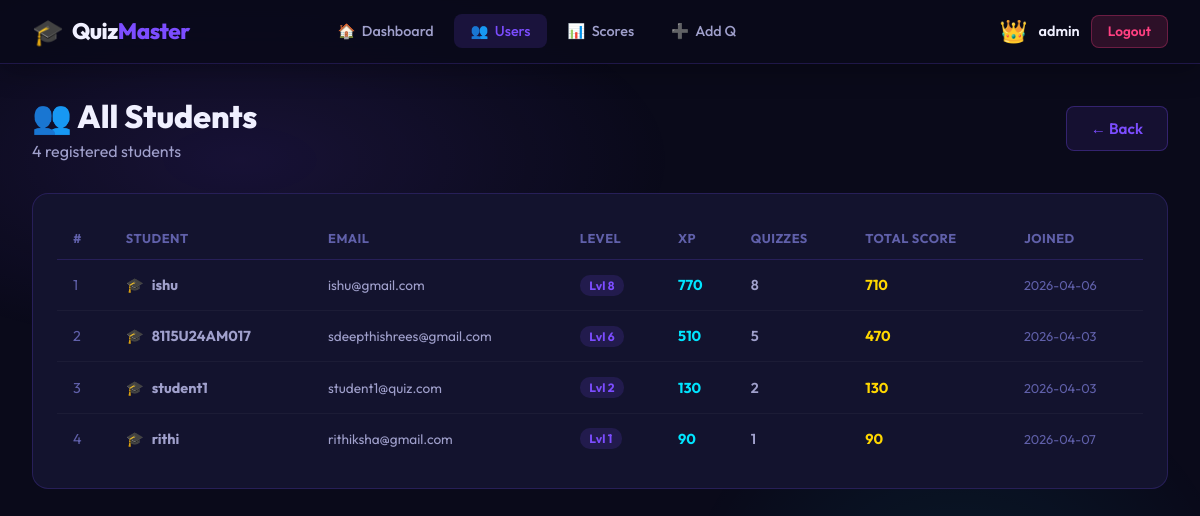
Page /admin/users (signed in) on the committed database.
### tables this page shows
CREATE TABLE users (
        id INTEGER PRIMARY KEY AUTOINCREMENT,
        username TEXT UNIQUE NOT NULL,
        password TEXT NOT NULL,
        email TEXT,
        role TEXT DEFAULT 'student',
        avatar TEXT DEFAULT '🎓',
        level INTEGER DEFAULT 1,
        xp INTEGER DEFAULT 0,
        total_score INTEGER DEFAULT 0,
        quizzes_taken INTEGER DEFAULT 0,
        created_at TIMESTAMP DEFAULT CURRENT_TIMESTAMP
    );

### app.py (the view)
@app.route("/admin/users")
def admin_users():
    if not current_user() or current_user()["role"] != "admin":
        return redirect(url_for("login"))
    conn = get_db()
    users = conn.execute("""SELECT u.*,
        COUNT(qs.id) as quiz_count, SUM(qs.score) as total_score
        FROM users u LEFT JOIN quiz_sessions qs ON u.id=qs.user_id
        WHERE u.role='student' GROUP BY u.id ORDER BY total_score DESC""").fetchall()
    conn.close()
    return render_template("admin_users.html", users=users, user=current_user())

### app.py (called while the page is built)
def get_db():
    conn = sqlite3.connect(DB)
    conn.row_factory = sqlite3.Row
    return conn

def current_user():
    return session.get("user")

### templates/admin_users.html (shortened to what this page needs)
{% extends "base.html" %}
{% block content %}
<div class="page-container">
  <div class="page-header flex-between flex-wrap gap-2">
    <div>
      <h1 class="page-title">👥 All Students</h1>
      <p class="page-subtitle">{{ users|length }} registered students</p>
    </div>
    <a href="{{ url_for('admin_dashboard') }}" class="btn btn-secondary">← Back</a>
  </div>
  <div class="card">
    <div style="overflow-x:auto;">
      <table class="data-table">
        <thead>
          <tr>
            <th>#</th>
            <th>Student</th>
            <th>Email</th>
            <th>Level</th>
            <th>XP</th>
            <th>Quizzes</th>
            <th>Total Score</th>
            <th>Joined</th>
          </tr>
        </thead>
        <tbody>
          {% for u in users %}
          <tr>
            <td style="color:var(--text-muted)">{{ loop.index }}</td>
            <td>
              <div style="display:flex;align-items:center;gap:0.5rem;">
                <span>{{ u.avatar }}</span>
                <strong>{{ u.username }}</strong>
              </div>
            </td>
            <td style="color:var(--text-secondary);font-size:0.85rem;">{{ u.email or '—' }}</td>
            <td>
              <span class="tag tag-purple">Lvl {{ u.level }}</span>
            </td>
            <td style="color:var(--accent2);font-weight:700;">{{ u.xp }}</td>
            <td style="font-weight:600;">{{ u.quiz_count or 0 }}</td>
            <td>
              <strong style="color:var(--gold)">{{ u.total_score or 0 }}</strong>
            </td>
            <td style="color:var(--text-muted);font-size:0.8rem;">{{ u.created_at[:10] }}</td>
          </tr>
          {% else %}
          <tr><td colspan="8" style="text-align:center;padding:2rem;color:var(--text-muted);">No students registered yet.</td></tr>
          {% endfor %}
        </tbody>
      </table>
    </div>
  </div>
</div>
{% endblock %}

### static/css/style.css (style rules this page uses)
:root { --bg-primary: #0a0a1a; --bg-secondary: #0f0f2a; --bg-card: #13132e; --bg-card2: #1a1a3e; --border: rgba(120,80,255,0.2); --accent: #7c4dff; --accent2: #00e5ff; --accent3: #ff4081; --gold: #ffd700; --text-primary: #f0f0ff; --text-secondary:#a0a0cc; --text-muted: #6060aa; --success: #00e676; --error: #ff5252; --warning: #ffab40; --radius: 16px; --radius-sm: 8px; --radius-lg: 24px; --shadow: 0 8px 32px rgba(124,77,255,0.15); --shadow-lg: 0 20px 60px rgba(0,0,0,0.5); --transition: 0.3s cubic-bezier(0.4,0,0.2,1); }
*, *::before, *::after { box-sizing: border-box; margin: 0; padding: 0; }
html { scroll-behavior: smooth; }
body { font-family: 'Outfit', sans-serif; background: var(--bg-primary); color: var(--text-primary); min-height: 100vh; overflow-x: hidden; position: relative; }
body::before { content: ''; position: fixed; inset: 0; background: radial-gradient(ellipse 60% 40% at 20% 20%, rgba(124,77,255,0.12) 0%, transparent 60%), radial-gradient(ellipse 40% 60% at 80% 80%, rgba(0,229,255,0.08) 0%, transparent 60%); pointer-events: none; z-index: 0; }
.page-container { position: relative; z-index: 1; padding: 2rem; max-width: 1400px; margin: 0 auto; }
.page-header { margin-bottom: 2rem; }
.page-title { font-size: 2rem; font-weight: 800; color: var(--text-primary); }
.page-subtitle { color: var(--text-secondary); margin-top: 0.3rem; }
.card { background: var(--bg-card); border: 1px solid var(--border); border-radius: var(--radius); padding: 1.5rem; transition: var(--transition); position: relative; overflow: hidden; }
.card::before { content: ''; position: absolute; top: 0; left: 0; right: 0; height: 3px; background: linear-gradient(90deg, var(--accent), var(--accent2)); opacity: 0; transition: var(--transition); }
.btn { display: inline-flex; align-items: center; gap: 0.5rem; padding: 0.75rem 1.5rem; border-radius: var(--radius-sm); font-family: 'Outfit', sans-serif; font-weight: 600; font-size: 0.95rem; cursor: pointer; border: none; text-decoration: none; transition: var(--transition); white-space: nowrap; }
.btn-secondary { background: rgba(124,77,255,0.1); color: var(--accent); border: 1px solid rgba(124,77,255,0.3); }
.data-table { width: 100%; border-collapse: collapse; }
.data-table th { padding: 0.8rem 1rem; text-align: left; font-weight: 700; font-size: 0.8rem; text-transform: uppercase; letter-spacing: 0.5px; color: var(--text-muted); border-bottom: 1px solid var(--border); }
.data-table td { padding: 0.9rem 1rem; border-bottom: 1px solid rgba(255,255,255,0.04); font-size: 0.9rem; color: var(--text-secondary); }
.data-table tr:last-child td { border-bottom: none; }
.gap-2 { gap:1rem }
.flex-between { display:flex;align-items:center;justify-content:space-between }
.flex-wrap { flex-wrap:wrap }
.tag { display:inline-block;padding:.2rem .6rem;border-radius:10px;font-size:.75rem;font-weight:700 }
.tag-purple { background:rgba(124,77,255,.15);color:var(--accent) }

### rows in the picture
users: avatar "🎓", username "ishu", email "ishu@gmail.com", level "8", xp "770", quiz_count "8", total_score "710", created_at "2026-04-06"
users: avatar "🎓", username "8115U24AM017", email "sdeepthishrees@gmail.com", level "6", xp "510", quizzes_taken "5", total_score "470", created_at "2026-04-03"
users: avatar "🎓", username "student1", email "student1@quiz.com", level "2", xp "130", quiz_count "2", total_score "130", created_at "2026-04-03"
users: avatar "🎓", username "rithi", email "rithiksha@gmail.com", level "1", xp "90", quiz_count "1", total_score "90", created_at "2026-04-07"

### other values in the picture
{{ session.user.avatar }} "👑"
{{ session.user.username }} "admin"
{{ users|length }} "4"
